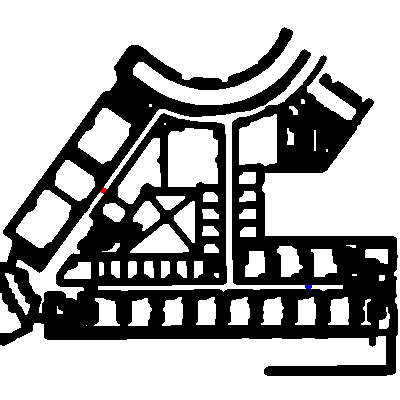
//> input picture assets/Map50_3_Out.png, 400 x 400 px
$ ./main assets/Map50_3_Out.png   (built with g++ and OpenCV 4)
//> lines starting //> are read from the running program, lines starting //| are printed output that depends on the picture
// #include <opencv2/core.hpp>
// #include <opencv2/imgcodecs.hpp>

// #include <opencv2/imgproc.hpp>


#include <opencv2/core/core.hpp>
#include <opencv2/highgui/highgui.hpp>

#include <opencv2/imgproc/imgproc.hpp> // if use cvtColor

#include <iostream>

using namespace std;
using namespace cv;


const string M50_3[] = {
        "/home/jin/Lingqiu_Jin/A_star_pic/assets/Map50_3.bmp",
        "/home/jin/Lingqiu_Jin/A_star_pic/assets/Map50_3_Out.png",
        "/home/jin/Lingqiu_Jin/A_star_pic/assets/Map50_3_Path.png"
};

const int ALLOW_VERTEX_PASSTHROUGH = 1;
const int NODE_FLAG_CLOSED = -1;
const int NODE_FLAG_UNDEFINED = 0;
const int NODE_FLAG_OPEN = 1;

const int NODE_TYPE_ZERO = 0;
const int NODE_TYPE_OBSTACLE = 1;
const int NODE_TYPE_START = 2;
const int NODE_TYPE_END = 3;

const int G_DIRECT = 10;
const int G_SKEW = 14;

const string *FILE_PATH = M50_3;

class MapNode {
public:
    int x = -1;
    int y = -1;
    int h = 0;
    int g = 0;
    int type = NODE_TYPE_ZERO;
    int flag = NODE_FLAG_UNDEFINED;
    MapNode *parent = 0;

    MapNode() { }

    MapNode(int x, int y, int type = NODE_TYPE_ZERO, int flag = NODE_FLAG_UNDEFINED, MapNode *parent = 0) {
        this->x = x;
        this->y = y;
        this->type = type;
        this->flag = flag;
        this->parent = parent;
    }

    int f() {
        return g + h;
    }
};

class MapSize {
public:
    unsigned long width = 0;
    unsigned long height = 0;
    unsigned long size = 0;

    MapSize() { }

    MapSize(unsigned long width, unsigned long height) {
        this->width = width;
        this->height = height;
        this->size = width * height;
    }
};

Mat map;
MapSize mapSize;
vector<MapNode> mapData;
vector<MapNode *> openList;

MapNode *startNode;
MapNode *targetNode;

MapNode *mapAt(int x, int y);

vector<MapNode *> neighbors(MapNode *node);

int computeH(MapNode *node1, MapNode *node2);

int computeG(MapNode *node1, MapNode *node2);

vector<MapNode *> find();

void drawPath(Mat &map, vector<MapNode *> path);

void drawOpenList();

/**	The standard heuristic is the Manhattan distance.
 *	Look at your cost function and see what the least cost is
 *	for moving from one space to another.
 *	The heuristic should be cost times manhattan distance: */
inline int manhattan_distance(MapNode* node1, MapNode* node2){
    return abs(node2->x - node1->x) + abs(node2->y - node1->y);
}

/**	If on your map you allow diagonal movement, then you need a different heuristic.
 *	The Manhattan distance for (4 east, 4 north) will be 8.
 *	However, you could simply move (4 northeast) instead, so the heuristic should be 4.
 *	This function handles diagonals: */
inline int diagonal_distance(MapNode* node1, MapNode* node2){
    return (node2->x - node1->x)*(node2->x - node1->x)+abs(node2->y - node1->y)*abs(node2->y - node1->y);
    // return max(abs(node2->x - node1->x),abs(node2->y - node1->y));
}

int main( int argc, char** argv ){
    map = imread(argv[1], CV_LOAD_IMAGE_COLOR);
//> map is the input picture: 400 rows x 400 cols, CV_8UC3; mean B, G, R 167.3, 167.2, 167.3

    mapSize = MapSize(map.cols, map.rows);
    mapData = vector<MapNode>(mapSize.size);
    cout << "MapSize(" << mapSize.width << ", " << mapSize.height << ", " << mapSize.size << ")" << endl;
//| MapSize(400, 400, 160000)

    // cout << "I am here " <<endl;
    map.at<Vec3b>(286, 308) = Vec3b(255, 0, 0);
    map.at<Vec3b>(190, 103) = Vec3b(0, 0, 255);

    imwrite(FILE_PATH[1], map);

    for (int y = 0; y < map.rows; y++) {
        for (int x = 0; x < map.cols; x++) {
            if (map.at<Vec3b>(y, x) == Vec3b(255, 255, 255)) {
                mapData[y * mapSize.width + x] = MapNode(x, y, NODE_TYPE_ZERO);
            } else if (map.at<Vec3b>(y, x) == Vec3b(0, 0, 0)) {
                mapData[y * mapSize.width + x] = MapNode(x, y, NODE_TYPE_OBSTACLE);
            } else if (map.at<Vec3b>(y, x) == Vec3b(255, 0, 0)) {
                MapNode node(x, y, NODE_TYPE_START);
                mapData[y * mapSize.width + x] = node;
                startNode = &mapData[y * mapSize.width + x];
            } else if (map.at<Vec3b>(y, x) == Vec3b(0, 0, 255)) {
                MapNode node(x, y, NODE_TYPE_END);
                mapData[y * mapSize.width + x] = node;
                targetNode = &mapData[y * mapSize.width + x];
            } else {
                map.at<Vec3b>(y, x) = Vec3b(0, 0, 0);
                mapData[y * mapSize.width + x] = MapNode(x, y, NODE_TYPE_OBSTACLE);
            }
        }
    }
    cout << "I am here " <<endl<<endl;


    // [6 lines of commented-out code are left out]

    int i;

    cout << "startNode=(" << startNode->x << ", " << startNode->y << ")" << endl;
//| startNode=(310, 288)
    cout << "endNode=(" << targetNode->x << ", " << targetNode->y << ")" << endl;
//| endNode=(103, 193)
    cout << ((i = 1) == 1) << endl;

    openList.push_back(startNode);
//> openList = 1 item
    vector<MapNode *> path = find();
//> after the loop in find, `while (openList.size() > 0)`: openList = 403 items
//> after the loop in find, `while (_node->parent != 0)`: path = 379 items
//> path = 379 items

    drawPath(map, path);
    imwrite(FILE_PATH[2], map);

    return 0;
}

void drawPath(Mat &map, vector<MapNode *> path) {
    map = imread("/home/jin/Lingqiu_Jin/MapRead_08_15_2018/data/Map50_3_Out.png", CV_LOAD_IMAGE_COLOR);
    cvtColor(map, map, COLOR_BGR2HSV);
//> map: 400 rows x 400 cols, CV_8UC3; mean H, S, V 0, 0.1, 167.3
    for (int i = 0; i < path.size() - 1; i++) {
        MapNode *node = path[i];
        map.at<Vec3b>(node->y, node->x) = Vec3b(20 + (1.0 - ((double) i / path.size())) * 80, 200, 255);
        // cout << "->(" << node->x << "," << node->y << ")";
    }
//> map: 400 rows x 400 cols, CV_8UC3; mean H, S, V 0.2, 0.5, 167.3
    cout << endl;

    cvtColor(map, map, COLOR_HSV2BGR);
    resize(map, map, Size(500, 500), 0, 0, INTER_NEAREST);
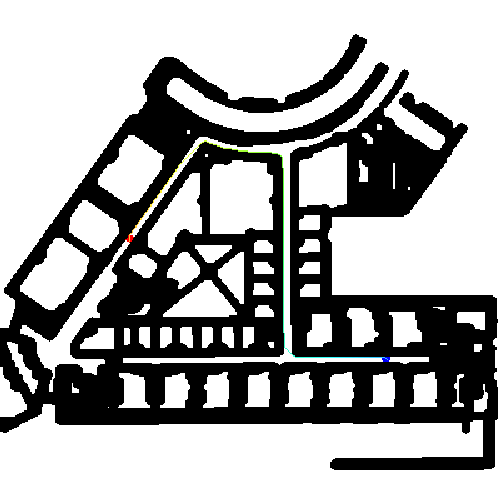
//> map: 500 rows x 500 cols, CV_8UC3; mean B, G, R 167, 167.2, 167
}

void drawOpenList() {
    for (int i = 0; i < openList.size(); i++) {
        MapNode *node = openList[i];
        if (node == startNode || node == targetNode)continue;
        map.at<Vec3b>(node->y, node->x) = Vec3b(210, 210, 210);
    }
}

vector<MapNode *> find() {
    vector<MapNode *> path;
    cout << "Finding started!" << endl;
    int iteration = 0;
    MapNode *node;
    MapNode *reversedPtr = 0;
    while (openList.size() > 0) {
        node = openList.at(0);

        for (int i = 0, max = openList.size(); i < max; i++) {
            if (openList[i]->f() <= node->f() && openList[i]->h < node->h) {
                node = openList[i];
            }
        }
        openList.erase(remove(openList.begin(), openList.end(), node), openList.end());
        node->flag = NODE_FLAG_CLOSED;
        // cout << iteration++ << endl;
        // cout << "   Current node " << node->x << ", " << node->y << " ..." << endl;
        if (node->parent != 0)
            // cout << "       ... parent " << node->parent->x << ", " << node->parent->y << endl;
        if (node == targetNode) {
            cout << "Reached the target node." << endl;
            reversedPtr = node;
            break;
        }
        vector<MapNode *> neighborNodes = neighbors(node);
        // cout << "       ... has " << neighborNodes.size() << " neighbors" << endl;
        for (int i = 0; i < neighborNodes.size(); i++) {
            MapNode *_node = neighborNodes[i];
            if (_node->flag == NODE_FLAG_CLOSED || _node->type == NODE_TYPE_OBSTACLE) {
                continue;
            }
            int g = node->g + computeG(_node, node);
            if (_node->flag == NODE_FLAG_UNDEFINED || g < _node->g) {
                _node->g = g;
                _node->h = computeH(_node, targetNode);
                _node->parent = node;
                if (_node->flag != NODE_FLAG_OPEN) {
                    _node->flag = NODE_FLAG_OPEN;
                    openList.push_back(_node);
                }
            }
        }
        drawOpenList();
        if (openList.size() <= 0) break;

    }
    if (reversedPtr == 0) {
        cout << "Target node is unreachable." << endl;
    } else {
        MapNode *_node = reversedPtr;
        while (_node->parent != 0) {
            path.push_back(_node);
            _node = _node->parent;
        }
        reverse(path.begin(), path.end());
    }
    return path;
}

vector<MapNode *> neighbors(MapNode *node) {
    vector<MapNode *> available;
    MapNode *_node;

    //8 different direction

    // L
    if ((_node = mapAt(node->x - 1, node->y)) != 0)available.push_back(_node);
    // T
    if ((_node = mapAt(node->x, node->y - 1)) != 0)available.push_back(_node);
    // R
    if ((_node = mapAt(node->x + 1, node->y)) != 0)available.push_back(_node);
    // B
    if ((_node = mapAt(node->x, node->y + 1)) != 0)available.push_back(_node);

    if (ALLOW_VERTEX_PASSTHROUGH) {
        // LT
        if ((_node = mapAt(node->x - 1, node->y - 1)) != 0)available.push_back(_node);
        // RT
        if ((_node = mapAt(node->x + 1, node->y - 1)) != 0)available.push_back(_node);
        // RB
        if ((_node = mapAt(node->x + 1, node->y + 1)) != 0)available.push_back(_node);
        // LB
        if ((_node = mapAt(node->x - 1, node->y + 1)) != 0)available.push_back(_node);
    }

    return available;
}

int computeH(MapNode *node1, MapNode *node2) {
    // return manhattan_distance(node1, node2)*G_DIRECT;
    // return abs(node1->x - node2->x) + abs(node1->y - node2->y);
    if (ALLOW_VERTEX_PASSTHROUGH) {
        return diagonal_distance(node1, node2)*G_SKEW;
    } else {
        return manhattan_distance(node1, node2)*G_DIRECT;
    }
}

int computeG(MapNode *node1, MapNode *node2) {
    int dX = abs(node1->x - node2->x);
    int dY = abs(node1->y - node2->y);
    if (dX > dY) {
        return 14 * dY + 10 * (dX - dY);
    } else {
        return 14 * dX + 10 * (dY - dX);
    }
}

MapNode *mapAt(int x, int y) {
    if (x < 0 || y < 0 || x >= mapSize.width || y >= mapSize.height)return 0;
    return &mapData[y * mapSize.width + x];
}
